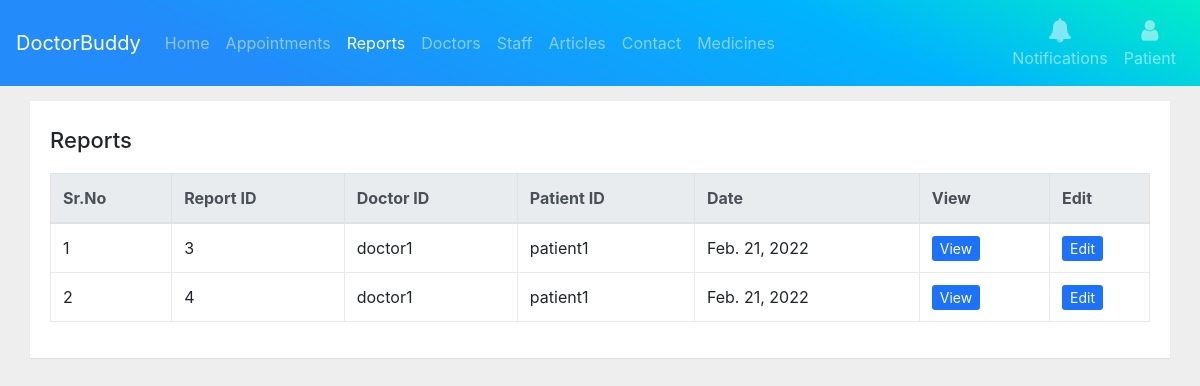
/report/ (signed in), run on the app's committed database.
### mainapp/models.py (models this page shows)
class Report(models.Model):
    doctor = models.ForeignKey(User, models.SET_NULL, verbose_name='Doctor',
                               blank=True, null=True, related_name="doctor2", limit_choices_to={'is_doctor': True})
    patient = models.ForeignKey(User, models.SET_NULL, verbose_name='Patient',
                                blank=True, null=True, related_name="patient2", limit_choices_to={'is_patient': True}, )
    checkup_report = models.TextField(verbose_name='Report', blank=True, null=True)
    report_required = models.BooleanField(verbose_name='Report Required', blank=True, null=True)
    patient_report_file = models.FileField(verbose_name='Report File', upload_to='checkupreport/', blank=True,
                                           null=True)
    d_prescription = models.ManyToManyField(Prescription, verbose_name='Doctor Prescription')
    d_suggestion = models.TextField(verbose_name='Doctor Suggestion', blank=True, null=True)
    report_date = models.DateField(verbose_name='Report Date', auto_now_add=True)

class User(AbstractUser):
    user_mobile = models.IntegerField(null=True)
    user_address = models.TextField(verbose_name='Address', blank=True, null=True)
    user_image = models.ImageField(blank=True, null=True, upload_to='profileimages/', )
    is_hospital_staff = models.BooleanField(verbose_name="Hospital Staff", default=False, )
    is_patient = models.BooleanField(verbose_name="Patient", default=False, )
    is_doctor = models.BooleanField(verbose_name="Doctor", default=False, )
    objects = UserManager()
    class Meta:
        verbose_name_plural = '1. Users'
    def __str__(self):
        return self.username

### mainapp/views.py (the view)
# urls.py: path('report/', views.report, name='report'),
def report(request):
    if request.user.is_staff or request.user.is_hospital_staff:
        reportObj = Report.objects.all()
    elif request.user.is_patient:
        reportObj = Report.objects.filter(patient__username=request.user.username)
    elif request.user.is_doctor:
        reportObj = Report.objects.filter(doctor__username=request.user.username)
    context = {'reportObj': reportObj}
    return render(request, 'report/report.html', context)

### templates/report/report.html (shortened to what this page needs)
{% extends "base.html" %}
{%block maincontent%}
<div class="container-fluid">
    <div class="main-body">
        <div class="table-wrapper">
            <div class="table-title">
                <div class="row">
                    <div class="col-sm-8">
                        <h2>Reports</h2>
                    </div>
                    <div class="col-sm-4">
                    </div>
                </div>
            </div>
            <div style="overflow: scroll;">
                <table class="table table-bordered">
                    <thead class="thead-light">
                    <tr>
                        <th>Sr.No</th>
                        <th>Report ID</th>
                        <th>Doctor ID</th>
                        <th>Patient ID</th>
                        <th>Date</th>
                        <th>View</th>
                        <th>Edit</th>
                    </tr>
                    </thead>
                    <tbody>
                    {% for r in reportObj %}
                    <tr>
                        <td>{{forloop.counter}}</td>
                        <td>{{r.id}}</td>
                        <td>{{r.doctor}}</td>
                        <td>{{r.patient}}</td>
                        <td>{{r.report_date}}</td>
                        <td>
                            <a class="btn-sm btn-clr" href="{% url 'viewreport' r.id %}">View</a>
                        </td>
                        <td>
                            <a class="btn-sm btn-clr" href="{% url 'editreport' r.id %}">Edit</a>
                        </td>
                    </tr>
                    {% endfor %}
                    </tbody>
                </table>
            </div>
        </div>
    </div>
</div>
{%endblock%}

### templates/base.html (style rules this page uses)
.btn-clr { text-decoration: none; background-color: #1d72fc; color: white; }

### templates/report/report.html (style rules this page uses)
body { background: #eee; }
.main-body { padding: 15px; }
.table-wrapper { width: 100%; margin: auto; background: #fff; padding: 20px; box-shadow: 0 1px 1px rgba(0, 0, 0, .05); }
.table-title { padding-bottom: 10px; margin: 0 0 10px; }
.table-title h2 { margin: 6px 0 0; font-size: 22px; }
table.table tr th, table.table tr td { border-color: #e9e9e9; }
table.table th:last-child { width: 100px; }
.btn-clr { text-decoration: none; background-color: #1d72fc; color: white; }

### data on the page
Report: id "3", doctor "doctor1", patient "patient1", report_date "Feb. 21, 2022"
Report: id "4", doctor "doctor1", patient "patient1", report_date "Feb. 21, 2022"
